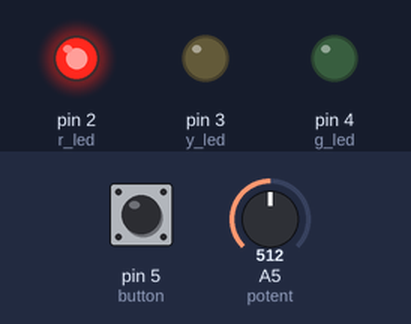
Simulated run of this sketch. Board: Arduino Uno, built with avr-gcc and run on an emulated ATmega328P. Parts: output pins drawn as LEDs (lit = HIGH). The inputs (shaded band) are chosen by the test bench; at power-on: A5 (potent) = 512, pin 5 (button) HIGH.

Above: at 1.2 s.
1.3 s: A5 (potent) set to 122
At 2.2 s:
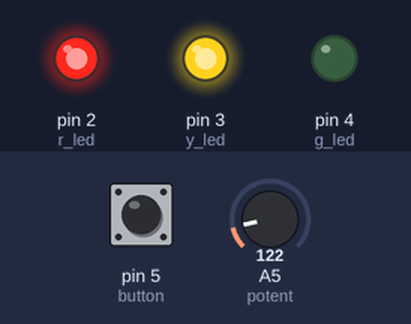
At 3.2 s:
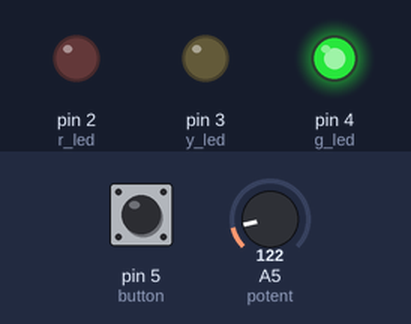
4.3 s: A5 (potent) set to 141
At 7.1 s:
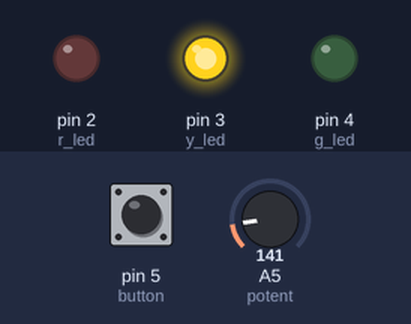
7.3 s: A5 (potent) set to 0
Timing chart, 0 to 16.3 s (numbered marks = the images above; inputs shaded):
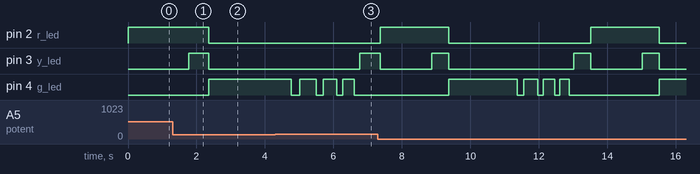

Measured:
- the behaviour switches between 129 and 130 on A5 (potent) (found by bisection; images 2 and 3)
- after the input at 1.3 s, pin 2 (r_led): HIGH → LOW after 1.1 s instead of 2.2 s; pin 4 (g_led): LOW → HIGH after 1.1 s instead of 2.2 s
- after the input at 4.3 s, pin 2 (r_led): stays LOW (without the input it goes to HIGH after 3.0 s)

The sketch:

trafficLightCode45.ino
```cpp
#define potent A5
int r_led =2;//номер пин'а, который будет обеспечивает работу красного светодиода
int y_led =3;//номер пин'а, который будет обеспечивает работу жёлтого светодиода
int g_led =4;//номер пин'а, который будет обеспечивает работу зелёного светодиода
int button = 5;//номер пин'a, который будет отвечать за работу кнопки
boolean butt;//проверка  нажатия кнопки
unsigned long preMillis=0;//таймер
long interval;//интервал переключения светодиодов


void setup()
{
  pinMode(button,INPUT_PULLUP);//кнопке в этом режиме не требуется дополнительный резистор, в ардруине включится свой (встроенный)
  pinMode(r_led, OUTPUT);//красный пин на "вывод" информации
  pinMode(y_led, OUTPUT);//жёлтый пин на "вывод" информации
  pinMode(g_led, OUTPUT);//зелёный пин на "вывод" информации
  Serial.begin(9600);
}


void flash(){

  //Мигание зелёного светодиода

  //выключаю все светодиоды
  digitalWrite(y_led, LOW);
  digitalWrite(r_led,LOW);
  digitalWrite(g_led, LOW);
    	delay(interval/10); //ждём столько сколько определенно значением interval
  digitalWrite(g_led, HIGH);//включаю светодиод
  		delay(interval/5); //ждём столько сколько определенно значением interval
  digitalWrite(g_led, LOW);//выключаю светодиод
    	delay(interval/12); //ждём столько сколько определенно значением interval
  digitalWrite(g_led, HIGH);//включаю светодиод
  		delay(interval/6); //ждём столько сколько определенно значением interval
  digitalWrite(g_led, LOW);//выключаю светодиод
    	delay(interval/14); //ждём столько сколько определенно значением interval
  digitalWrite(g_led, HIGH);//включаю светодиод
  		delay(interval/7); //ждём столько сколько определенно значением interval
  digitalWrite(g_led, LOW);//выключаю светодиод
    delay(interval/16); //ждём столько сколько определенно значением interval
  return;
}

void yellow(){

  	//загорается жёлтый светодиод

    digitalWrite(y_led, HIGH);//включаю жёлтый светодиод,который сигнализирует о скором включении красного
  		delay(interval/4);//задержка определенна значением interval
    digitalWrite(y_led, LOW);//выключаю

}

void check_interval(){

  //Проверка текущего значения потенциометра

 interval=analogRead(potent);//говорю что делать с потенциометром
 interval=map(interval,0,1023,2000,5000);//меняю диапозон значений с 0-1023 до 2000-5000 в будущем это будет скоростью переключения светодиодов
 interval=constrain(interval,2000,5000);//ограничение выхода из диапозона

}

void loop()
{
    	start://метка для возврата
 	digitalWrite(y_led, LOW);//выключен
    digitalWrite(g_led, LOW);//выключен
  	preMillis=millis();//начальное время

  /*поменял delay на цикл,что бы можно было выбирать
  время свечения светодиода*/

  check_interval();
  while((millis()-preMillis)<(interval-(interval/4))){
  		check_interval();//Проверяю врменя задержки
        digitalWrite(r_led, HIGH);//включаю красный светодиод
  }
    	yellow();//желтый свет
    digitalWrite(r_led, LOW);//выключаю красный светодиод
    	preMillis = millis();//начальное время
    digitalWrite(g_led, HIGH);//включаю зелёный светодиод

  /*поменял delay на цикл,что бы можно было включить жёлтый свет,
  а затем и красный, как только они понадобятся*/

    	while(millis()-preMillis<interval+50){
          check_interval();//Проверяю врменя задержки
		  //проверка была ли нажата кнопка
          if(!digitalRead(button)){

        		flash();//Предупреждение о скором включении запрещающего сигнала
                yellow();//включаю жёлтый свет
    			goto start;//возвращаюсь к началу программы

          }
            //проверка прошло ли 5 секунд
    		else if(millis()-preMillis>interval)
      			flash();//Предупреждение о скором включении запрещающего сигнала
    	}

    yellow();//включаю жёлтый свет
  }
```
